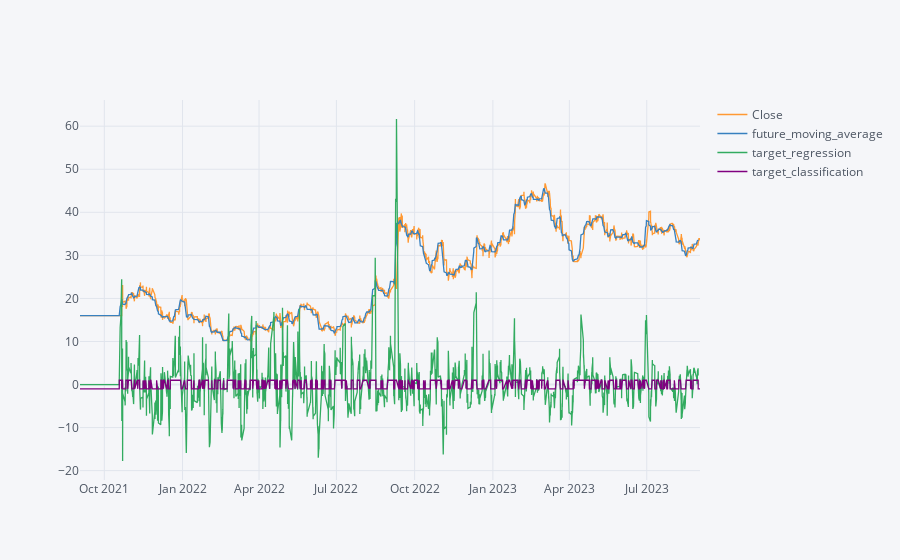

The code cell stored with this chart in its notebook:
### Code cell
# set target
vtyx["moving_average"] = vtyx["Close"].rolling(window=18).mean()
vtyx['future_moving_average'] = vtyx['moving_average'].shift(-18)
vtyx['target_regression'] = ((vtyx['future_moving_average'] / vtyx['Close']) - 1) * 100
vtyx['target_classification'] = np.where(vtyx['future_moving_average'] / vtyx['Close'] > 1, 1, -1)

# plot targets for vtyx stock
vtyx[["Close", "future_moving_average", "target_regression", "target_classification"]].iplot()

### Figure 1 — Plotly figure (JSON) as saved in the notebook; plotly's stock layout.template omitted (floating-point values rounded to 4 significant figures; data arrays with more than 128 entries replaced by an {"elided": "..."} marker saying what was removed)
{"data": [{"line": {"color": "rgba(255, 153, 51, 1.0)", "dash": "solid", "shape": "linear", "width": 1.3}, "mode": "lines", "name": "Close", "text": "", "type": "scatter", "x": {"elided": "3512 str values"}, "y": {"elided": "3512 float values"}}, {"line": {"color": "rgba(55, 128, 191, 1.0)", "dash": "solid", "shape": "linear", "width": 1.3}, "mode": "lines", "name": "future_moving_average", "text": "", "type": "scatter", "x": {"elided": "3512 str values"}, "y": {"elided": "3512 mixed values"}}, {"line": {"color": "rgba(50, 171, 96, 1.0)", "dash": "solid", "shape": "linear", "width": 1.3}, "mode": "lines", "name": "target_regression", "text": "", "type": "scatter", "x": {"elided": "3512 str values"}, "y": {"elided": "3512 mixed values"}}, {"line": {"color": "rgba(128, 0, 128, 1.0)", "dash": "solid", "shape": "linear", "width": 1.3}, "mode": "lines", "name": "target_classification", "text": "", "type": "scatter", "x": {"elided": "3512 str values"}, "y": {"elided": "3512 int values"}}], "layout": {"legend": {"bgcolor": "#F5F6F9", "font": {"color": "#4D5663"}}, "paper_bgcolor": "#F5F6F9", "plot_bgcolor": "#F5F6F9", "title": {"font": {"color": "#4D5663"}}, "xaxis": {"gridcolor": "#E1E5ED", "showgrid": true, "tickfont": {"color": "#4D5663"}, "title": {"font": {"color": "#4D5663"}, "text": ""}, "zerolinecolor": "#E1E5ED"}, "yaxis": {"gridcolor": "#E1E5ED", "showgrid": true, "tickfont": {"color": "#4D5663"}, "title": {"font": {"color": "#4D5663"}, "text": ""}, "zerolinecolor": "#E1E5ED"}}}
